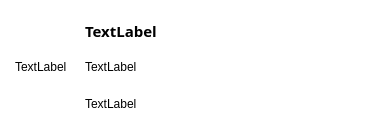
<?xml version="1.0" encoding="UTF-8"?>
<ui version="4.0">
 <class>ExeWidget</class>
 <widget class="QWidget" name="ExeWidget">
  <property name="geometry">
   <rect>
    <x>0</x>
    <y>0</y>
    <width>365</width>
    <height>134</height>
   </rect>
  </property>
  <property name="windowTitle">
   <string>Form</string>
  </property>
  <property name="styleSheet">
   <string notr="true">background-color:transparent;</string>
  </property>
  <layout class="QHBoxLayout" name="horizontalLayout_4">
   <property name="spacing">
    <number>6</number>
   </property>
   <property name="leftMargin">
    <number>6</number>
   </property>
   <property name="topMargin">
    <number>6</number>
   </property>
   <property name="rightMargin">
    <number>6</number>
   </property>
   <property name="bottomMargin">
    <number>6</number>
   </property>
   <item>
    <widget class="QFrame" name="frame">
     <property name="styleSheet">
      <string notr="true">background-color:white;border-radius:10px;</string>
     </property>
     <property name="frameShape">
      <enum>QFrame::StyledPanel</enum>
     </property>
     <property name="frameShadow">
      <enum>QFrame::Raised</enum>
     </property>
     <layout class="QHBoxLayout" name="horizontalLayout_2">
      <property name="spacing">
       <number>0</number>
      </property>
      <property name="leftMargin">
       <number>0</number>
      </property>
      <property name="topMargin">
       <number>0</number>
      </property>
      <property name="rightMargin">
       <number>0</number>
      </property>
      <property name="bottomMargin">
       <number>0</number>
      </property>
      <item>
       <widget class="QWidget" name="iconWidget" native="true">
        <property name="sizePolicy">
         <sizepolicy hsizetype="Fixed" vsizetype="Preferred">
          <horstretch>0</horstretch>
          <verstretch>0</verstretch>
         </sizepolicy>
        </property>
        <layout class="QHBoxLayout" name="horizontalLayout">
         <item>
          <widget class="QLabel" name="iconLabel">
           <property name="text">
            <string>TextLabel</string>
           </property>
          </widget>
         </item>
        </layout>
       </widget>
      </item>
      <item>
       <widget class="QWidget" name="infoWidget" native="true">
        <property name="sizePolicy">
         <sizepolicy hsizetype="Preferred" vsizetype="Preferred">
          <horstretch>0</horstretch>
          <verstretch>0</verstretch>
         </sizepolicy>
        </property>
        <layout class="QVBoxLayout" name="verticalLayout">
         <item>
          <widget class="QLabel" name="nameLabel">
           <property name="font">
            <font>
             <family>微软雅黑</family>
             <pointsize>11</pointsize>
             <weight>75</weight>
             <bold>true</bold>
             <kerning>true</kerning>
            </font>
           </property>
           <property name="text">
            <string>TextLabel</string>
           </property>
           <property name="textFormat">
            <enum>Qt::PlainText</enum>
           </property>
           <property name="scaledContents">
            <bool>true</bool>
           </property>
          </widget>
         </item>
         <item>
          <widget class="QLabel" name="dateLabel">
           <property name="text">
            <string>TextLabel</string>
           </property>
           <property name="scaledContents">
            <bool>true</bool>
           </property>
          </widget>
         </item>
         <item>
          <widget class="QLabel" name="statusLabel">
           <property name="text">
            <string>TextLabel</string>
           </property>
           <property name="scaledContents">
            <bool>true</bool>
           </property>
          </widget>
         </item>
        </layout>
       </widget>
      </item>
     </layout>
    </widget>
   </item>
  </layout>
 </widget>
 <resources/>
 <connections/>
</ui>
